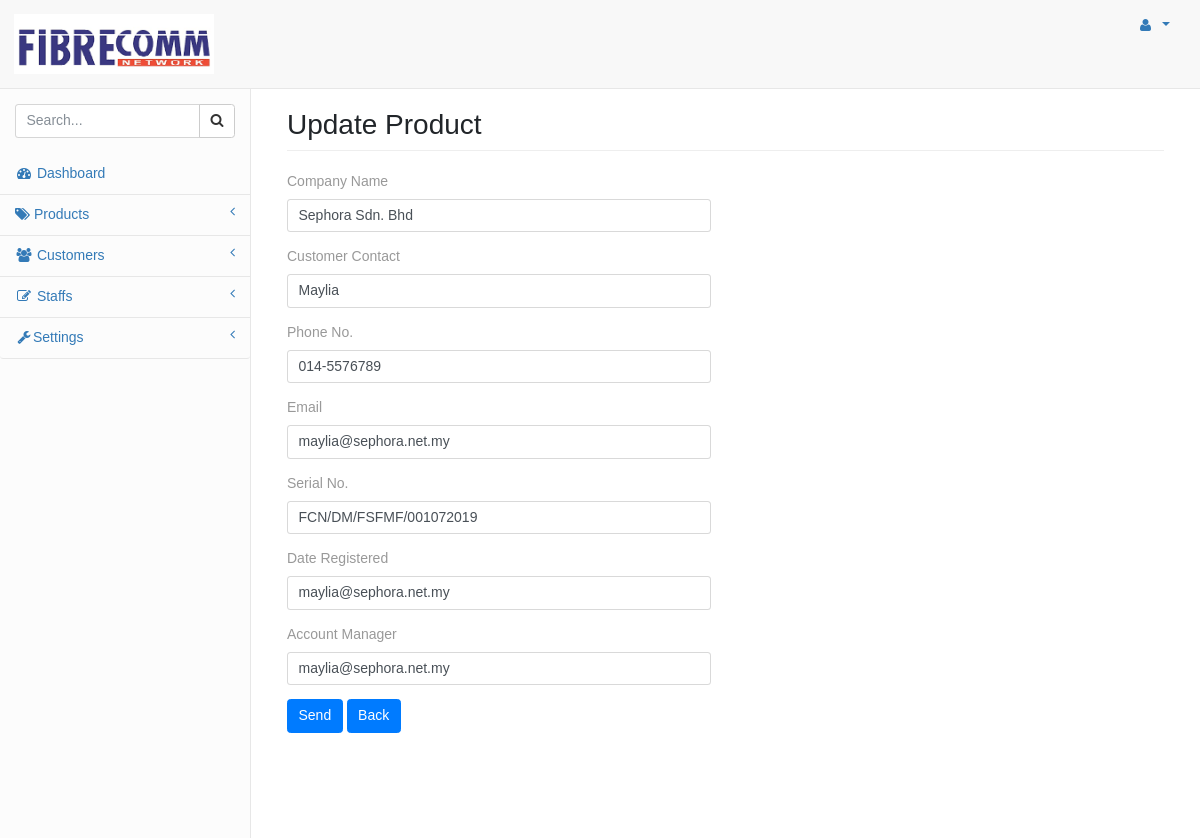
The app's page /updatecustadmin.php?id=1 (signed in) with its own data.
### tables this page shows
CREATE TABLE `addcustdb` (
  `ccompanyid` int(50) NOT NULL,
  `ccompany` varchar(255) NOT NULL,
  `ccontactperson` varchar(255) NOT NULL,
  `cmobile` varchar(255) NOT NULL,
  `cemail` varchar(255) NOT NULL,
  `serial_idnum` varchar(255) NOT NULL,
  `user_id` int(11) NOT NULL
);

### updatecustadmin.php (the view, shortened to what this page needs)
<?php
include "pages/includes/db1.php";
if (isset($_GET['id'])) {
    $cust_id = $_GET['id'];
    $sql = $conn1->query("SELECT * FROM addcustdb WHERE ccompanyid = $cust_id");
    if ($sql) {
        $row = $sql->fetch_assoc();
        $db_cm = $row['ccompany'];
        $db_cc = $row['ccontactperson'];
        $db_pn = $row['cmobile'];
        $db_e = $row['cemail'];
        $db_sn = $row['serial_idnum'];
        $db_dr = $row['cemail'];
        $db_am = $row['cemail'];
    }
}
 ?>
 <?php include "includes/header.php"; ?>
    <?php include "includes/top_navigation.php"; ?>
    <?php include "includes/side_navigation.php"; ?>
        <div id="page-wrapper" class="p-4">
            <div class="container-fluid">
                <div class="row justify-content-center">
                    <div class="col-xl-12">
                        <h2 class="page-header">Update Product</h2>
                    </div>
                </div>
                <div class="row">
                    <div class="col-lg-6">
                        <form action="" method="post">
                            <div class="form-group">
                                <label>Company Name</label>
                                <input type="text" name="admin_cm" class="form-control" value="<?php echo $db_cm ?>">
                            </div>
                            <div class="form-group">
                                <label>Customer Contact</label>
                                <input type="text" name="admin_cc" class="form-control" value="<?php echo $db_cc ?>">
                            </div>
                            <div class="form-group">
                                <label>Phone No.</label>
                                <input type="text" name="admin_pn" class="form-control" value="<?php echo $db_pn ?>">
                            </div>
                            <div class="form-group">
                                <label>Email</label>
                                <input type="text" name="admin_e" class="form-control" value="<?php echo $db_e ?>">
                            </div>
                            <div class="form-group">
                                <label>Serial No.</label>
                                <input type="text" name="admin_sn" class="form-control" value="<?php echo $db_sn ?>">
                            </div>
                            <div class="form-group">
                                <label>Date Registered</label>
                                <input type="text" name="admin_dr" class="form-control" value="<?php echo $db_dr ?>">
                            </div>
                            <div class="form-group">
                                <label>Account Manager</label>
                                <input type="text" name="admin_am" class="form-control" value="<?php echo $db_am ?>">
                            </div>
                            <div class="form-group">
                                <input type="submit" name="submit" class="btn btn-primary" value="Send">
                                <button type="back" name="back" class="btn btn-primary" onClick="javascript:window.location.href='customer_add.php'; return false">Back</button>
                            </div>
                        </form>
                    </div>
                </div>
            </div>
        </div>
    </div>
</div>
</body>
</html>

### css/sb-admin-2.css (style rules this page uses)
html { font-size: 14px; }
body { background-color: #f8f8f857; }
form label { color: #999999; font-weight: 400; }
.btn { cursor: pointer; }
.page-header { padding-bottom: 9px; margin: 0px 0 20px; border-bottom: 1px solid #eee; }
#page-wrapper { padding: 0 15px; min-height: 568px; background-color: white; width: 100%; }
@media (min-width: 768px) { #page-wrapper { padding: 0 30px; border-left: 1px solid #e7e7e7; } }

### includes/header.php (style rules this page uses)
body { font-family: Arial, Helvetica, sans-serif; }
* { box-sizing: border-box; }

### records on screen
addcustdb: admin_cm "Sephora Sdn. Bhd", admin_cc "Maylia", admin_pn "014-5576789", admin_e "maylia@sephora.net.my", admin_sn "FCN/DM/FSFMF/001072019", admin_dr "maylia@sephora.net.my", admin_am "maylia@sephora.net.my"
